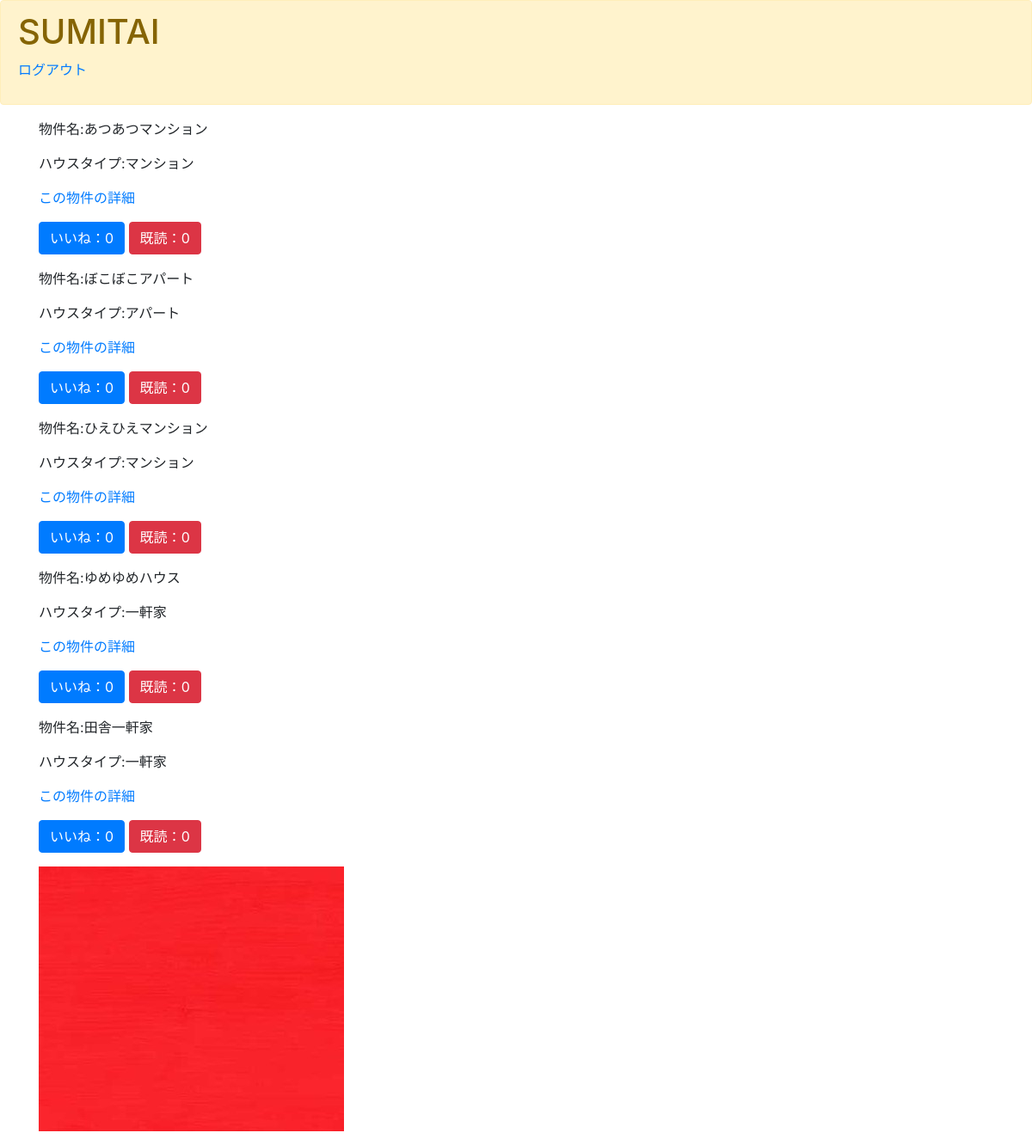
Before: /HouseList/ with the older database file.
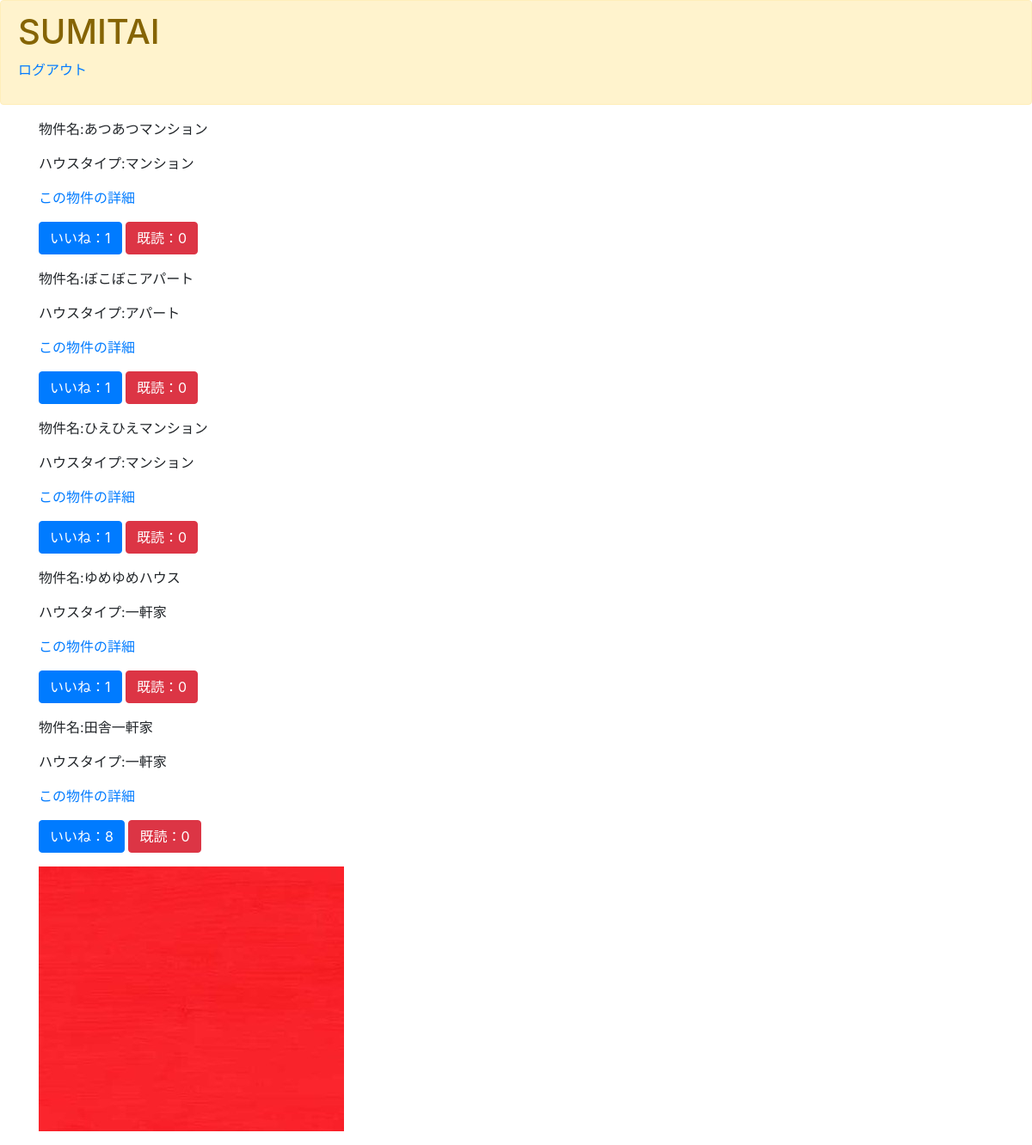
After: the same page with the newer database file.
### sumitai/models.py (models this page shows, shortened)
class SumitaiModel(models.Model):
    houseName=models.CharField(
        max_length=100,
        null=True, #仮
    )
    region = models.CharField(
        max_length=100,
        choices=REGION,
        null=True,  #仮
    )
    memo = models.TextField()
    houseType = models.CharField(
        max_length=100,
        choices=HTYPE,
        null=True, #仮
        )
    images = models.ImageField(
        upload_to='',
        null=True, #仮
        )
    good = models.IntegerField(
        default=0
        )
    read = models.IntegerField(
        default=0
        )
    readtext = models.CharField(
        max_length=100, null=True, blank=True, default='a'
        )
    pushuser = models.CharField(
        max_length=100, null=True, blank=True, default= 'F'
    )

### sumitai/views.py (the view)
# urls.py: path('HouseList/', HouseList, name='houselist'),
def HouseList(request):
    object_list = SumitaiModel.objects.all()
    return render(request, 'HouseList.html', {'object_list':object_list})

### templates/HouseList.html (shortened to what this page needs)
{% extends 'base.html'%}
{% load static %}
{% block customcss %}
<link rel='stylesheet' type='text/css' href="{% static 'style.css' %}">
{% endblock customcss %}
{% block content %}
<div class="container">
    {% for item in object_list %}
    <p>
        物件名:{{item.houseName}}
    </p>
    <p>
        ハウスタイプ:{{item.houseType}}
    </p>
    <p>
        <a href="{% url 'housedetail' item.pk%}">この物件の詳細</a>
    </p>
    <p>
        <a href="{% url 'good' item.pk %}" class="btn btn-primary" role="button"
            aria-pressed="true">いいね：{{item.good}}</a>
        <a href="{% url 'read' item.pk %}" class="btn btn-danger" role="button" aria-pressed="true">既読：{{item.read}}</a>
    </p>
    {% if item.images %}
    <p>
        <img src="{{item.images.url}}">
    </p>
    {% endif %}
    {% endfor %}
</div>
{% endblock content %}

Changed rows visible on the page:
changed SumitaiModel "あつあつマンション": good "0" → "1"
changed SumitaiModel "ぼこぼこアパート": good "0" → "1"
changed SumitaiModel "ひえひえマンション": good "0" → "1"
changed SumitaiModel "ゆめゆめハウス": good "0" → "1"
changed SumitaiModel "田舎一軒家": good "0" → "8"
